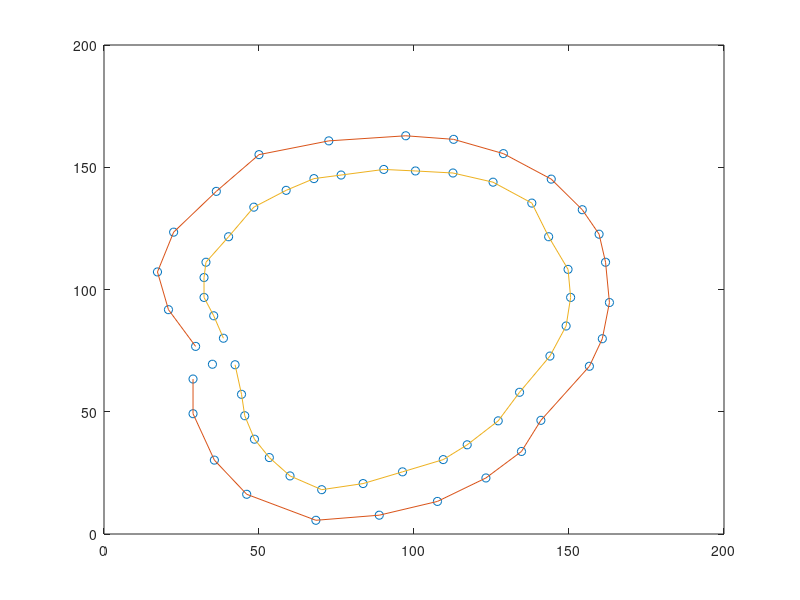
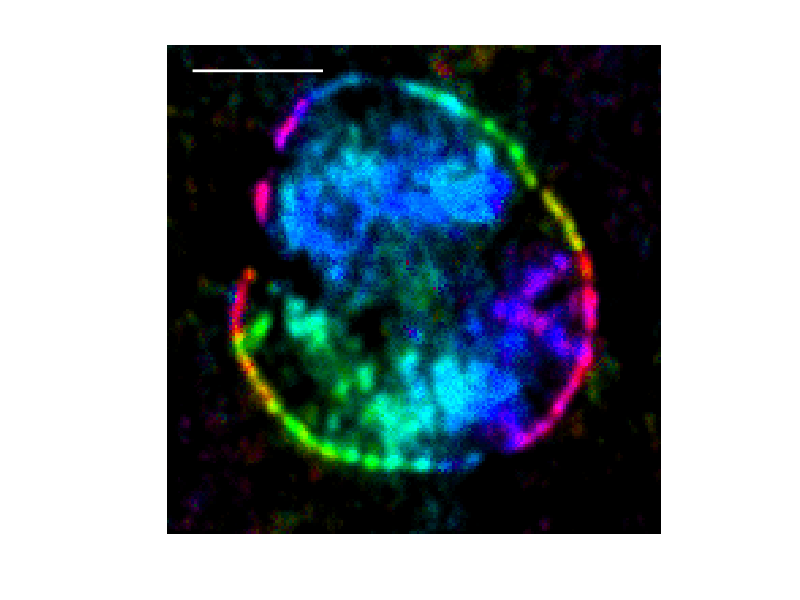
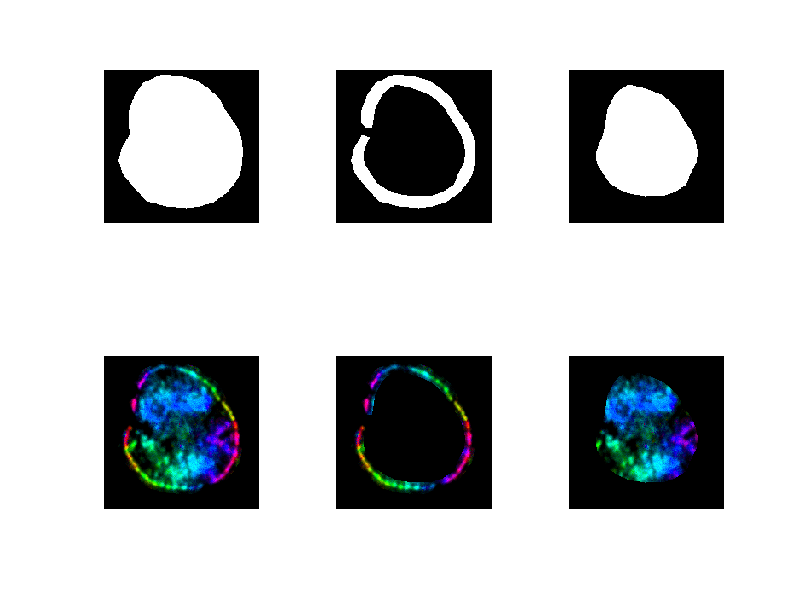
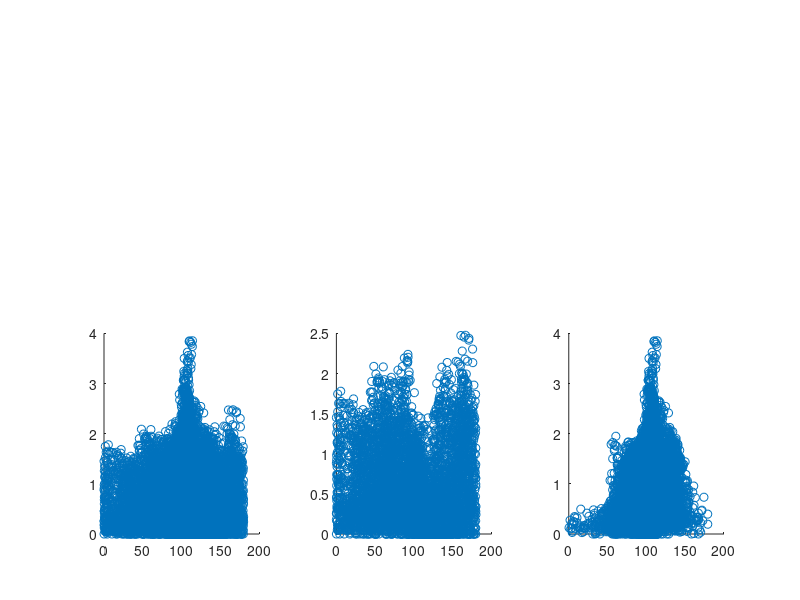

Reproduce these figures in MATLAB, in order. (Note: this script raises an error after producing the figures.)
clear;close all;clc
load('Plat 14 Polygon.mat','xPoly','yPoly','Az','Th','Imax','RGB')

%% Plot borders
figure
plot(xPoly,yPoly,'o')
hold on
plot(xPoly(1:27),yPoly(1:27))
plot(xPoly(28:(end-1)),yPoly(28:(end-1)))
figure
imshow(RGB,[])
hold on
plot([5 29+24]+5,[5 5]*2,'w','LineWidth',2)

%% Create and Masks
figure
[m,n]=size(Imax);
FullMask=poly2mask(xPoly(1:27),yPoly(1:27),m,n);
InnerMask=poly2mask(xPoly(28:(end-1)),yPoly(28:(end-1)),m,n);
EdgeMask=poly2mask(xPoly,yPoly,m,n);
% figure
subplot(2,3,1)
imshow(FullMask)
subplot(2,3,4)
imshow(uint8(FullMask).*RGB)
subplot(2,3,2)
imshow(EdgeMask)
subplot(2,3,5)
imshow(uint8(EdgeMask).*RGB)
subplot(2,3,3)
imshow(InnerMask)
subplot(2,3,6)
imshow(uint8(InnerMask).*RGB)

%% Show scatterplots
AzInner=InnerMask.*Az;
AzOuter=EdgeMask.*Az;
AzFull=FullMask.*Az;
figure
subplot(2,3,4)
scatter(AzFull(FullMask),Imax(FullMask))
subplot(2,3,5)
scatter(AzOuter(EdgeMask),Imax(EdgeMask))
subplot(2,3,6)
scatter(AzInner(InnerMask),Imax(InnerMask))

%% Calculate Radial Angle
props = regionprops(FullMask, 'Centroid');
Cent = vertcat(props.Centroid);
[xPix,yPix]=meshgrid(1:size(Imax,2),1:size(Imax,1));
dX=xPix-Cent(1);
dY=yPix-Cent(2);
Mag=sqrt(dX.^2+dY.^2);
dX=dX./Mag;dY=dY./Mag;
xF=cosd(Az);
yF=-sind(Az);
RadAng=acosd(abs(dX.*xF+dY.*yF));

%% Calculate Average radial angle
wEdge=Imax(EdgeMask);wEdge=wEdge./sum(wEdge);
wInner=Imax(InnerMask);wInner=wInner./sum(wInner);
wFull=Imax(FullMask);wFull=wFull./sum(wFull);
RadAngInner=sum(RadAng(InnerMask).*wInner);
RadAngEdge=sum(RadAng(EdgeMask).*wEdge);
StdInner=sqrt(var(RadAng(InnerMask),wInner));
StdEdge=sqrt(var(RadAng(EdgeMask),wEdge));

%% 
figure
subplot(1,3,3)
errorbar([1 2],[RadAngInner RadAngEdge],[StdInner StdEdge],'.k')
hold on
bar([RadAngInner RadAngEdge])
set(gca,'FontSize',14,'FontName','Arial','XTick',[1 2],'XTickLabel',{'Inner','Edge'})
ylabel('Deviation Angle')
axis([.5 2.5 0 60])

subplot(1,3,[2 3]-1)
histogram(RadAng(InnerMask),'Normalization','probability')
hold on
histogram(RadAng(EdgeMask),'Normalization','probability')
legend('Interior','Edge')
xlabel('Deviation Angle (\degree)')
ylabel('Probability')
set(gca,'FontSize',14,'FontName','Arial')